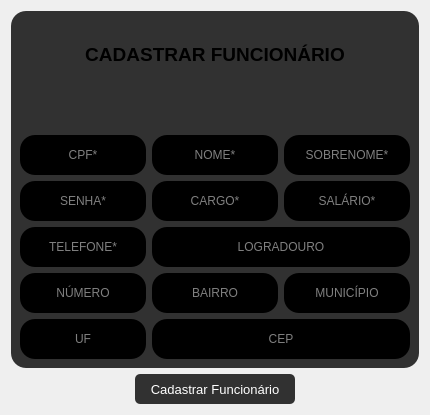
                <widget class="QWidget" name="tab">
                 <property name="styleSheet">
                  <string notr="true">border-radius:15px</string>
                 </property>
                 <attribute name="title">
                  <string>Realizar Cadastro </string>
                 </attribute>
                 <layout class="QVBoxLayout" name="verticalLayout_9">
                  <item>
                   <widget class="QFrame" name="frame_4">
                    <property name="maximumSize">
                     <size>
                      <width>16777215</width>
                      <height>16777215</height>
                     </size>
                    </property>
                    <property name="styleSheet">
                     <string notr="true">QLineEdit{
color: white;
background-color: rgb(0, 0, 0);
font: 10pt &quot;MS SHel Dlg 2&quot;;
padding: 0px 10px;
}

QLabel{
border-radius:15px}


QFrame{
background-color:rgb(49, 49, 49);
border:None;
}</string>
                    </property>
                    <property name="frameShape">
                     <enum>QFrame::StyledPanel</enum>
                    </property>
                    <property name="frameShadow">
                     <enum>QFrame::Raised</enum>
                    </property>
                    <layout class="QGridLayout" name="gridLayout">
                     <item row="1" column="1">
                      <widget class="QLineEdit" name="txtNome">
                       <property name="minimumSize">
                        <size>
                         <width>0</width>
                         <height>40</height>
                        </size>
                       </property>
                       <property name="text">
                        <string/>
                       </property>
                       <property name="alignment">
                        <set>Qt::AlignCenter</set>
                       </property>
                       <property name="placeholderText">
                        <string>NOME*</string>
                       </property>
                      </widget>
                     </item>
                     <item row="1" column="2">
                      <widget class="QLineEdit" name="txtSobrenome">
                       <property name="minimumSize">
                        <size>
                         <width>0</width>
                         <height>40</height>
                        </size>
                       </property>
                       <property name="alignment">
                        <set>Qt::AlignCenter</set>
                       </property>
                       <property name="placeholderText">
                        <string>SOBRENOME*</string>
                       </property>
                      </widget>
                     </item>
                     <item row="2" column="0">
                      <widget class="QLineEdit" name="txtSenha">
                       <property name="minimumSize">
                        <size>
                         <width>0</width>
                         <height>40</height>
                        </size>
                       </property>
                       <property name="alignment">
                        <set>Qt::AlignCenter</set>
                       </property>
                       <property name="placeholderText">
                        <string>SENHA*</string>
                       </property>
                      </widget>
                     </item>
                     <item row="0" column="0" colspan="3">
                      <widget class="QLabel" name="lblCadastroFun">
                       <property name="minimumSize">
                        <size>
                         <width>0</width>
                         <height>0</height>
                        </size>
                       </property>
                       <property name="maximumSize">
                        <size>
                         <width>16777215</width>
                         <height>200</height>
                        </size>
                       </property>
                       <property name="text">
                        <string>&lt;!DOCTYPE HTML PUBLIC &quot;-//W3C//DTD HTML 4.0//EN&quot; &quot;http://www.w3.org/TR/REC-html40/strict.dtd&quot;&gt;
&lt;html&gt;&lt;head&gt;&lt;meta name=&quot;qrichtext&quot; content=&quot;1&quot; /&gt;&lt;style type=&quot;text/css&quot;&gt;
p, li { white-space: pre-wrap; }
&lt;/style&gt;&lt;/head&gt;&lt;body style=&quot; font-family:'MS Shell Dlg 2'; font-size:8pt; font-weight:400; font-style:normal;&quot;&gt;
&lt;p align=&quot;center&quot; style=&quot;-qt-paragraph-type:empty; margin-top:12px; margin-bottom:12px; margin-left:0px; margin-right:0px; -qt-block-indent:0; text-indent:0px;&quot;&gt;&lt;br /&gt;&lt;/p&gt;
&lt;p align=&quot;center&quot; style=&quot; margin-top:12px; margin-bottom:12px; margin-left:0px; margin-right:0px; -qt-block-indent:0; text-indent:0px;&quot;&gt;&lt;img src=&quot;:/icons/icons/Funcionario.png&quot; /&gt;&lt;/p&gt;
&lt;p align=&quot;center&quot; style=&quot; margin-top:12px; margin-bottom:12px; margin-left:0px; margin-right:0px; -qt-block-indent:0; text-indent:0px;&quot;&gt;&lt;span style=&quot; font-size:22pt; font-weight:600; vertical-align:super;&quot;&gt;CADASTRAR FUNCIONÁRIO&lt;/span&gt;&lt;br /&gt;&lt;/p&gt;
&lt;p align=&quot;center&quot; style=&quot; margin-top:12px; margin-bottom:12px; margin-left:0px; margin-right:0px; -qt-block-indent:0; text-indent:0px;&quot;&gt;&lt;br /&gt;&lt;/p&gt;&lt;/body&gt;&lt;/html&gt;</string>
                       </property>
                      </widget>
                     </item>
                     <item row="1" column="0">
                      <widget class="QLineEdit" name="txtCPF">
                       <property name="minimumSize">
                        <size>
                         <width>0</width>
                         <height>40</height>
                        </size>
                       </property>
                       <property name="text">
                        <string/>
                       </property>
                       <property name="alignment">
                        <set>Qt::AlignCenter</set>
                       </property>
                       <property name="placeholderText">
                        <string>CPF*</string>
                       </property>
                      </widget>
                     </item>
                     <item row="6" column="0">
                      <widget class="QLineEdit" name="txtNumero">
                       <property name="minimumSize">
                        <size>
                         <width>0</width>
                         <height>40</height>
                        </size>
                       </property>
                       <property name="alignment">
                        <set>Qt::AlignCenter</set>
                       </property>
                       <property name="placeholderText">
                        <string>NÚMERO</string>
                       </property>
                      </widget>
                     </item>
                     <item row="4" column="1" colspan="2">
                      <widget class="QLineEdit" name="txtLogradouro">
                       <property name="minimumSize">
                        <size>
                         <width>0</width>
                         <height>40</height>
                        </size>
                       </property>
                       <property name="text">
                        <string/>
                       </property>
                       <property name="alignment">
                        <set>Qt::AlignCenter</set>
                       </property>
                       <property name="placeholderText">
                        <string>LOGRADOURO</string>
                       </property>
                      </widget>
                     </item>
                     <item row="2" column="1">
                      <widget class="QLineEdit" name="txtCargo">
                       <property name="minimumSize">
                        <size>
                         <width>0</width>
                         <height>40</height>
                        </size>
                       </property>
                       <property name="alignment">
                        <set>Qt::AlignCenter</set>
                       </property>
                       <property name="placeholderText">
                        <string>CARGO*</string>
                       </property>
                      </widget>
                     </item>
                     <item row="2" column="2">
                      <widget class="QLineEdit" name="txtSalario">
                       <property name="minimumSize">
                        <size>
                         <width>0</width>
                         <height>40</height>
                        </size>
                       </property>
                       <property name="alignment">
                        <set>Qt::AlignCenter</set>
                       </property>
                       <property name="placeholderText">
                        <string notr="true">SALÁRIO*</string>
                       </property>
                      </widget>
                     </item>
                     <item row="6" column="1">
                      <widget class="QLineEdit" name="txtBairro">
                       <property name="minimumSize">
                        <size>
                         <width>0</width>
                         <height>40</height>
                        </size>
                       </property>
                       <property name="alignment">
                        <set>Qt::AlignCenter</set>
                       </property>
                       <property name="placeholderText">
                        <string>BAIRRO</string>
                       </property>
                      </widget>
                     </item>
                     <item row="6" column="2">
                      <widget class="QLineEdit" name="txtMunicipio">
                       <property name="minimumSize">
                        <size>
                         <width>0</width>
                         <height>40</height>
                        </size>
                       </property>
                       <property name="alignment">
                        <set>Qt::AlignCenter</set>
                       </property>
                       <property name="placeholderText">
                        <string>MUNICÍPIO</string>
                       </property>
                      </widget>
                     </item>
                     <item row="7" column="0">
                      <widget class="QLineEdit" name="txtUF">
                       <property name="minimumSize">
                        <size>
                         <width>0</width>
                         <height>40</height>
                        </size>
                       </property>
                       <property name="alignment">
                        <set>Qt::AlignCenter</set>
                       </property>
                       <property name="placeholderText">
                        <string>UF</string>
                       </property>
                      </widget>
                     </item>
                     <item row="4" column="0">
                      <widget class="QLineEdit" name="txtTelefone">
                       <property name="minimumSize">
                        <size>
                         <width>0</width>
                         <height>40</height>
                        </size>
                       </property>
                       <property name="alignment">
                        <set>Qt::AlignCenter</set>
                       </property>
                       <property name="placeholderText">
                        <string>TELEFONE*</string>
                       </property>
                      </widget>
                     </item>
                     <item row="7" column="1" colspan="2">
                      <widget class="QLineEdit" name="txtCEP">
                       <property name="minimumSize">
                        <size>
                         <width>0</width>
                         <height>40</height>
                        </size>
                       </property>
                       <property name="alignment">
                        <set>Qt::AlignCenter</set>
                       </property>
                       <property name="placeholderText">
                        <string>CEP</string>
                       </property>
                      </widget>
                     </item>
                    </layout>
                   </widget>
                  </item>
                  <item alignment="Qt::AlignHCenter">
                   <widget class="QPushButton" name="btnCadastrarFun">
                    <property name="minimumSize">
                     <size>
                      <width>160</width>
                      <height>30</height>
                     </size>
                    </property>
                    <property name="font">
                     <font>
                      <pointsize>10</pointsize>
                     </font>
                    </property>
                    <property name="cursor">
                     <cursorShape>PointingHandCursor</cursorShape>
                    </property>
                    <property name="styleSheet">
                     <string notr="true">QPushButton:hover{
background-color: rgb(0, 129, 0);
border-radius: 5px;
}

QPushButton{
color:white;
border-radius: 5px;	
background-color:rgb(49, 49, 49);

}</string>
                    </property>
                    <property name="text">
                     <string>Cadastrar Funcionário</string>
                    </property>
                   </widget>
                  </item>
                 </layout>
                </widget>
